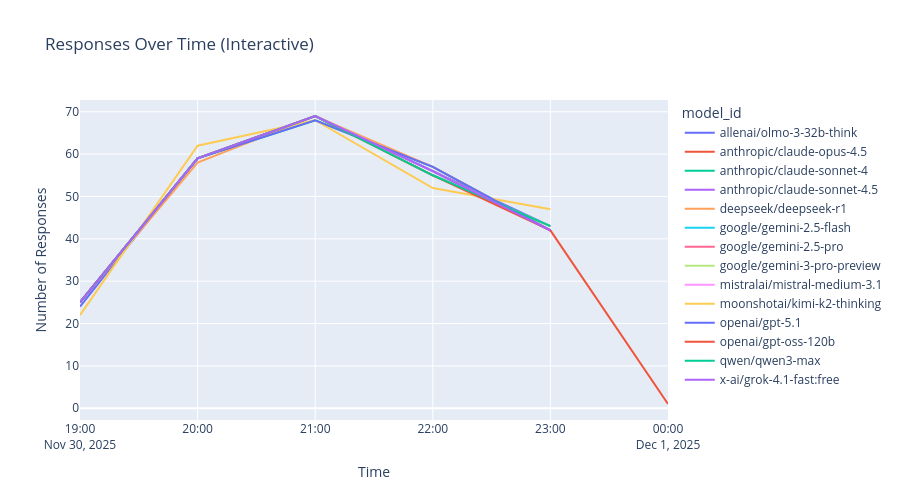

The notebook cell this image was saved under:
### Code cell
# Timeline visualization
if len(df_time) > 0:
    # Static matplotlib version
    plt.figure(figsize=(14, 6))
    for model in df_time['model_id'].unique()[:10]:  # Limit to first 10 models for readability
        model_data = df_time[df_time['model_id'] == model]
        plt.plot(model_data['timestamp'], model_data['count'], marker='o', label=model, alpha=0.7)
    plt.title("Responses Over Time (by Hour) - Top 10 Models", fontsize=14, fontweight='bold')
    plt.xlabel("Time", fontsize=12)
    plt.ylabel("Number of Responses", fontsize=12)
    plt.legend(bbox_to_anchor=(1.05, 1), loc='upper left', fontsize=8)
    plt.xticks(rotation=45)
    plt.tight_layout()
    plt.show()
    
    # Interactive plotly version (if available)
    try:
        fig = px.line(
            df_time,
            x='timestamp',
            y='count',
            color='model_id',
            title="Responses Over Time (Interactive)",
            labels={'count': 'Number of Responses', 'timestamp': 'Time'}
        )
        fig.update_layout(height=500)
        fig.show()
    except Exception:
        pass
    
    # Cumulative completion
    cumulative = df_success.groupby('timestamp_parsed').size().cumsum()
    plt.figure(figsize=(12, 6))
    plt.plot(cumulative.index, cumulative.values, linewidth=2)
    plt.title("Cumulative Completion Over Time", fontsize=14, fontweight='bold')
    plt.xlabel("Time", fontsize=12)
    plt.ylabel("Cumulative Responses", fontsize=12)
    plt.grid(True, alpha=0.3)
    plt.tight_layout()
    plt.show()
else:
    print("No time data available for visualization.")

### Figure 1 — Plotly figure (JSON) as saved in the notebook; plotly's stock layout.template omitted (floating-point values rounded to 4 significant figures)
{"data": [{"hovertemplate": "model_id=allenai/olmo-3-32b-think<br>Time=%{x}<br>Number of Responses=%{y}<extra></extra>", "legendgroup": "allenai/olmo-3-32b-think", "line": {"color": "#636efa", "dash": "solid"}, "marker": {"symbol": "circle"}, "mode": "lines", "name": "allenai/olmo-3-32b-think", "orientation": "v", "showlegend": true, "type": "scatter", "x": ["2025-11-30T19:00:00+00:00", "2025-11-30T20:00:00+00:00", "2025-11-30T21:00:00+00:00", "2025-11-30T22:00:00+00:00", "2025-11-30T23:00:00+00:00"], "xaxis": "x", "y": [24, 59, 69, 56, 43], "yaxis": "y"}, {"hovertemplate": "model_id=anthropic/claude-opus-4.5<br>Time=%{x}<br>Number of Responses=%{y}<extra></extra>", "legendgroup": "anthropic/claude-opus-4.5", "line": {"color": "#EF553B", "dash": "solid"}, "marker": {"symbol": "circle"}, "mode": "lines", "name": "anthropic/claude-opus-4.5", "orientation": "v", "showlegend": true, "type": "scatter", "x": ["2025-11-30T19:00:00+00:00", "2025-11-30T20:00:00+00:00", "2025-11-30T21:00:00+00:00", "2025-11-30T22:00:00+00:00", "2025-11-30T23:00:00+00:00"], "xaxis": "x", "y": [25, 59, 69, 56, 42], "yaxis": "y"}, {"hovertemplate": "model_id=anthropic/claude-sonnet-4<br>Time=%{x}<br>Number of Responses=%{y}<extra></extra>", "legendgroup": "anthropic/claude-sonnet-4", "line": {"color": "#00cc96", "dash": "solid"}, "marker": {"symbol": "circle"}, "mode": "lines", "name": "anthropic/claude-sonnet-4", "orientation": "v", "showlegend": true, "type": "scatter", "x": ["2025-11-30T19:00:00+00:00", "2025-11-30T20:00:00+00:00", "2025-11-30T21:00:00+00:00", "2025-11-30T22:00:00+00:00", "2025-11-30T23:00:00+00:00"], "xaxis": "x", "y": [25, 59, 68, 57, 42], "yaxis": "y"}, {"hovertemplate": "model_id=anthropic/claude-sonnet-4.5<br>Time=%{x}<br>Number of Responses=%{y}<extra></extra>", "legendgroup": "anthropic/claude-sonnet-4.5", "line": {"color": "#ab63fa", "dash": "solid"}, "marker": {"symbol": "circle"}, "mode": "lines", "name": "anthropic/claude-sonnet-4.5", "orientation": "v", "showlegend": true, "type": "scatter", "x": ["2025-11-30T19:00:00+00:00", "2025-11-30T20:00:00+00:00", "2025-11-30T21:00:00+00:00", "2025-11-30T22:00:00+00:00", "2025-11-30T23:00:00+00:00"], "xaxis": "x", "y": [25, 59, 69, 56, 42], "yaxis": "y"}, {"hovertemplate": "model_id=deepseek/deepseek-r1<br>Time=%{x}<br>Number of Responses=%{y}<extra></extra>", "legendgroup": "deepseek/deepseek-r1", "line": {"color": "#FFA15A", "dash": "solid"}, "marker": {"symbol": "circle"}, "mode": "lines", "name": "deepseek/deepseek-r1", "orientation": "v", "showlegend": true, "type": "scatter", "x": ["2025-11-30T19:00:00+00:00", "2025-11-30T20:00:00+00:00", "2025-11-30T21:00:00+00:00", "2025-11-30T22:00:00+00:00", "2025-11-30T23:00:00+00:00"], "xaxis": "x", "y": [25, 58, 69, 57, 42], "yaxis": "y"}, {"hovertemplate": "model_id=google/gemini-2.5-flash<br>Time=%{x}<br>Number of Responses=%{y}<extra></extra>", "legendgroup": "google/gemini-2.5-flash", "line": {"color": "#19d3f3", "dash": "solid"}, "marker": {"symbol": "circle"}, "mode": "lines", "name": "google/gemini-2.5-flash", "orientation": "v", "showlegend": true, "type": "scatter", "x": ["2025-11-30T19:00:00+00:00", "2025-11-30T20:00:00+00:00", "2025-11-30T21:00:00+00:00", "2025-11-30T22:00:00+00:00", "2025-11-30T23:00:00+00:00"], "xaxis": "x", "y": [25, 59, 69, 56, 42], "yaxis": "y"}, {"hovertemplate": "model_id=google/gemini-2.5-pro<br>Time=%{x}<br>Number of Responses=%{y}<extra></extra>", "legendgroup": "google/gemini-2.5-pro", "line": {"color": "#FF6692", "dash": "solid"}, "marker": {"symbol": "circle"}, "mode": "lines", "name": "google/gemini-2.5-pro", "orientation": "v", "showlegend": true, "type": "scatter", "x": ["2025-11-30T19:00:00+00:00", "2025-11-30T20:00:00+00:00", "2025-11-30T21:00:00+00:00", "2025-11-30T22:00:00+00:00", "2025-11-30T23:00:00+00:00"], "xaxis": "x", "y": [25, 59, 69, 55, 43], "yaxis": "y"}, {"hovertemplate": "model_id=google/gemini-3-pro-preview<br>Time=%{x}<br>Number of Responses=%{y}<extra></extra>", "legendgroup": "google/gemini-3-pro-preview", "line": {"color": "#B6E880", "dash": "solid"}, "marker": {"symbol": "circle"}, "mode": "lines", "name": "google/gemini-3-pro-preview", "orientation": "v", "showlegend": true, "type": "scatter", "x": ["2025-11-30T19:00:00+00:00", "2025-11-30T20:00:00+00:00", "2025-11-30T21:00:00+00:00", "2025-11-30T22:00:00+00:00", "2025-11-30T23:00:00+00:00"], "xaxis": "x", "y": [25, 59, 69, 55, 43], "yaxis": "y"}, {"hovertemplate": "model_id=mistralai/mistral-medium-3.1<br>Time=%{x}<br>Number of Responses=%{y}<extra></extra>", "legendgroup": "mistralai/mistral-medium-3.1", "line": {"color": "#FF97FF", "dash": "solid"}, "marker": {"symbol": "circle"}, "mode": "lines", "name": "mistralai/mistral-medium-3.1", "orientation": "v", "showlegend": true, "type": "scatter", "x": ["2025-11-30T19:00:00+00:00", "2025-11-30T20:00:00+00:00", "2025-11-30T21:00:00+00:00", "2025-11-30T22:00:00+00:00", "2025-11-30T23:00:00+00:00"], "xaxis": "x", "y": [25, 59, 69, 56, 42], "yaxis": "y"}, {"hovertemplate": "model_id=moonshotai/kimi-k2-thinking<br>Time=%{x}<br>Number of Responses=%{y}<extra></extra>", "legendgroup": "moonshotai/kimi-k2-thinking", "line": {"color": "#FECB52", "dash": "solid"}, "marker": {"symbol": "circle"}, "mode": "lines", "name": "moonshotai/kimi-k2-thinking", "orientation": "v", "showlegend": true, "type": "scatter", "x": ["2025-11-30T19:00:00+00:00", "2025-11-30T20:00:00+00:00", "2025-11-30T21:00:00+00:00", "2025-11-30T22:00:00+00:00", "2025-11-30T23:00:00+00:00"], "xaxis": "x", "y": [22, 62, 68, 52, 47], "yaxis": "y"}, {"hovertemplate": "model_id=openai/gpt-5.1<br>Time=%{x}<br>Number of Responses=%{y}<extra></extra>", "legendgroup": "openai/gpt-5.1", "line": {"color": "#636efa", "dash": "solid"}, "marker": {"symbol": "circle"}, "mode": "lines", "name": "openai/gpt-5.1", "orientation": "v", "showlegend": true, "type": "scatter", "x": ["2025-11-30T19:00:00+00:00", "2025-11-30T20:00:00+00:00", "2025-11-30T21:00:00+00:00", "2025-11-30T22:00:00+00:00", "2025-11-30T23:00:00+00:00"], "xaxis": "x", "y": [25, 59, 68, 57, 42], "yaxis": "y"}, {"hovertemplate": "model_id=openai/gpt-oss-120b<br>Time=%{x}<br>Number of Responses=%{y}<extra></extra>", "legendgroup": "openai/gpt-oss-120b", "line": {"color": "#EF553B", "dash": "solid"}, "marker": {"symbol": "circle"}, "mode": "lines", "name": "openai/gpt-oss-120b", "orientation": "v", "showlegend": true, "type": "scatter", "x": ["2025-11-30T19:00:00+00:00", "2025-11-30T20:00:00+00:00", "2025-11-30T21:00:00+00:00", "2025-11-30T22:00:00+00:00", "2025-11-30T23:00:00+00:00", "2025-12-01T00:00:00+00:00"], "xaxis": "x", "y": [25, 59, 69, 55, 42, 1], "yaxis": "y"}, {"hovertemplate": "model_id=qwen/qwen3-max<br>Time=%{x}<br>Number of Responses=%{y}<extra></extra>", "legendgroup": "qwen/qwen3-max", "line": {"color": "#00cc96", "dash": "solid"}, "marker": {"symbol": "circle"}, "mode": "lines", "name": "qwen/qwen3-max", "orientation": "v", "showlegend": true, "type": "scatter", "x": ["2025-11-30T19:00:00+00:00", "2025-11-30T20:00:00+00:00", "2025-11-30T21:00:00+00:00", "2025-11-30T22:00:00+00:00", "2025-11-30T23:00:00+00:00"], "xaxis": "x", "y": [25, 59, 69, 55, 43], "yaxis": "y"}, {"hovertemplate": "model_id=x-ai/grok-4.1-fast:free<br>Time=%{x}<br>Number of Responses=%{y}<extra></extra>", "legendgroup": "x-ai/grok-4.1-fast:free", "line": {"color": "#ab63fa", "dash": "solid"}, "marker": {"symbol": "circle"}, "mode": "lines", "name": "x-ai/grok-4.1-fast:free", "orientation": "v", "showlegend": true, "type": "scatter", "x": ["2025-11-30T19:00:00+00:00", "2025-11-30T20:00:00+00:00", "2025-11-30T21:00:00+00:00", "2025-11-30T22:00:00+00:00", "2025-11-30T23:00:00+00:00"], "xaxis": "x", "y": [25, 59, 69, 56, 42], "yaxis": "y"}], "layout": {"height": 500, "legend": {"title": {"text": "model_id"}, "tracegroupgap": 0}, "title": {"text": "Responses Over Time (Interactive)"}, "xaxis": {"anchor": "y", "domain": [0, 1], "title": {"text": "Time"}}, "yaxis": {"anchor": "x", "domain": [0, 1], "title": {"text": "Number of Responses"}}}}
